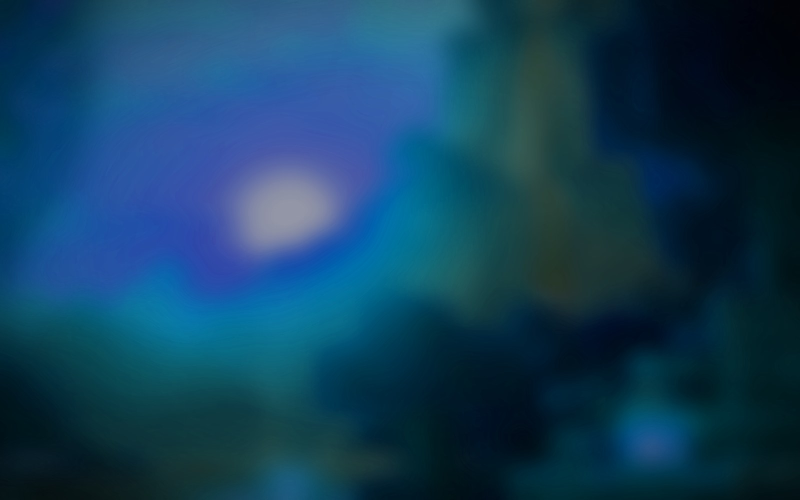
#> input picture loader/assets/bg_azure.jpg, 1600 x 1000 px (shown at 1/2 size)
$ python -i make_assets.py   (imports and definitions only)
#> lines starting #> are read from the running program, lines starting #| are printed output that depends on the picture
#> further down, picture is the input picture: PIL image 1600x1000 RGB; mean R, G, B 18.3, 62.8, 91.1
#!/usr/bin/env python3
"""Собирает оформление лаунчера из исходного арта.

Источники:
  * C:\\Users\\User\\Desktop\\for loader\\start.png  — фон и сплэш
  * src/main/resources/assets/goldish/textures/gui/logo.png — логотип клиента

Запуск:  python tools/make_assets.py
"""

from __future__ import annotations

from pathlib import Path

import numpy as np
from PIL import Image, ImageDraw, ImageEnhance, ImageFilter

HERE = Path(__file__).resolve().parent
LOADER = HERE.parent
PROJECT = LOADER.parent
OUT = LOADER / "assets"
ART = Path(r"C:\Users\User\Desktop\for loader\start.png")
LOGO = PROJECT / "src" / "main" / "resources" / "assets" / "goldish" / "textures" / "gui" / "logo.png"

W, H = 1672, 941


# [22 lines left out: functions cover, vignette, not called in this run]


def erase_logo(img: Image.Image) -> Image.Image:
    """Аккуратно заклеивает центральный логотип куском арта справа.

    После размытия и затемнения шов не виден, зато в центре фона нет
    светящегося логотипа, который мешал бы карточкам интерфейса.
    """
    w, h = img.size
#> w = 1600; h = 1000
    patch = img.crop((int(w * 0.60), int(h * 0.08), int(w * 0.60) + int(w * 0.30), int(h * 0.08) + int(h * 0.66)))
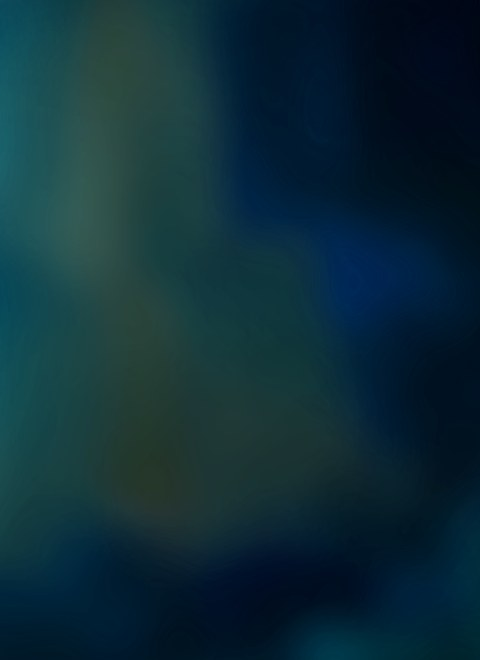
#> patch: PIL image 480x660 RGB; mean R, G, B 13.8, 44.7, 55.6
    patch = patch.transpose(Image.FLIP_LEFT_RIGHT).resize((int(w * 0.30), int(h * 0.66)), Image.LANCZOS)
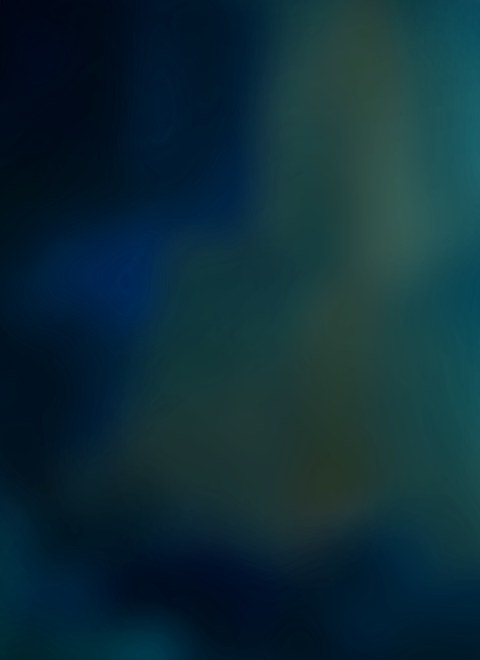
#> patch: PIL image 480x660 RGB; mean R, G, B 13.8, 44.7, 55.6
    feather = Image.new("L", patch.size, 0)
#> feather: PIL image 480x660 L; every value is 0
    draw = ImageDraw.Draw(feather)
    draw.rectangle([70, 60, patch.width - 70, patch.height - 60], fill=255)
    feather = feather.filter(ImageFilter.GaussianBlur(80))
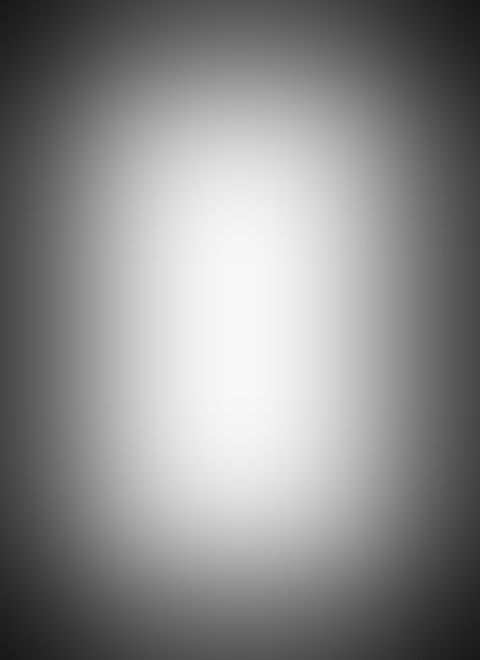
#> feather: PIL image 480x660 L; min 24, max 248, mean 140.1
    result = img.copy()
    result.paste(patch, (int(w * 0.345), int(h * 0.10)), feather)
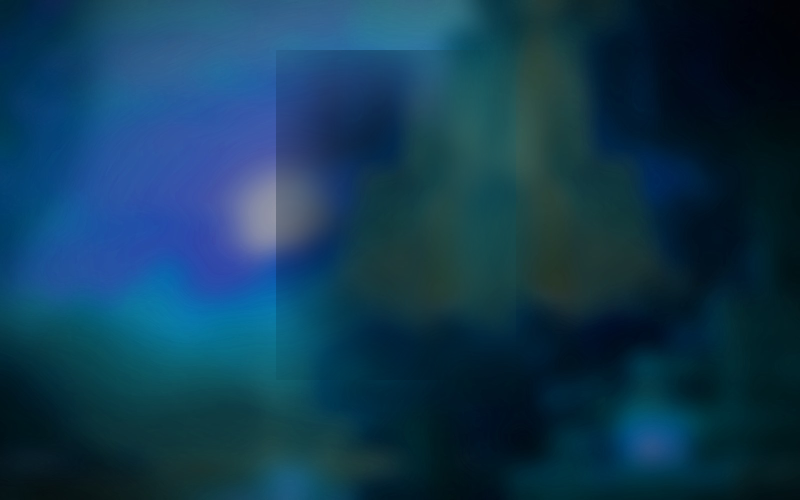
#> result: PIL image 1600x1000 RGB (shown at 1/2 size); mean R, G, B 17.2, 57.7, 82.5
    return result


# [79 lines left out: functions tint, main, not called in this run]


# [2 lines not run here, left out]

>>> from PIL import Image
>>> picture = Image.open('../assets/bg_azure.jpg')
>>> result = erase_logo(picture)
